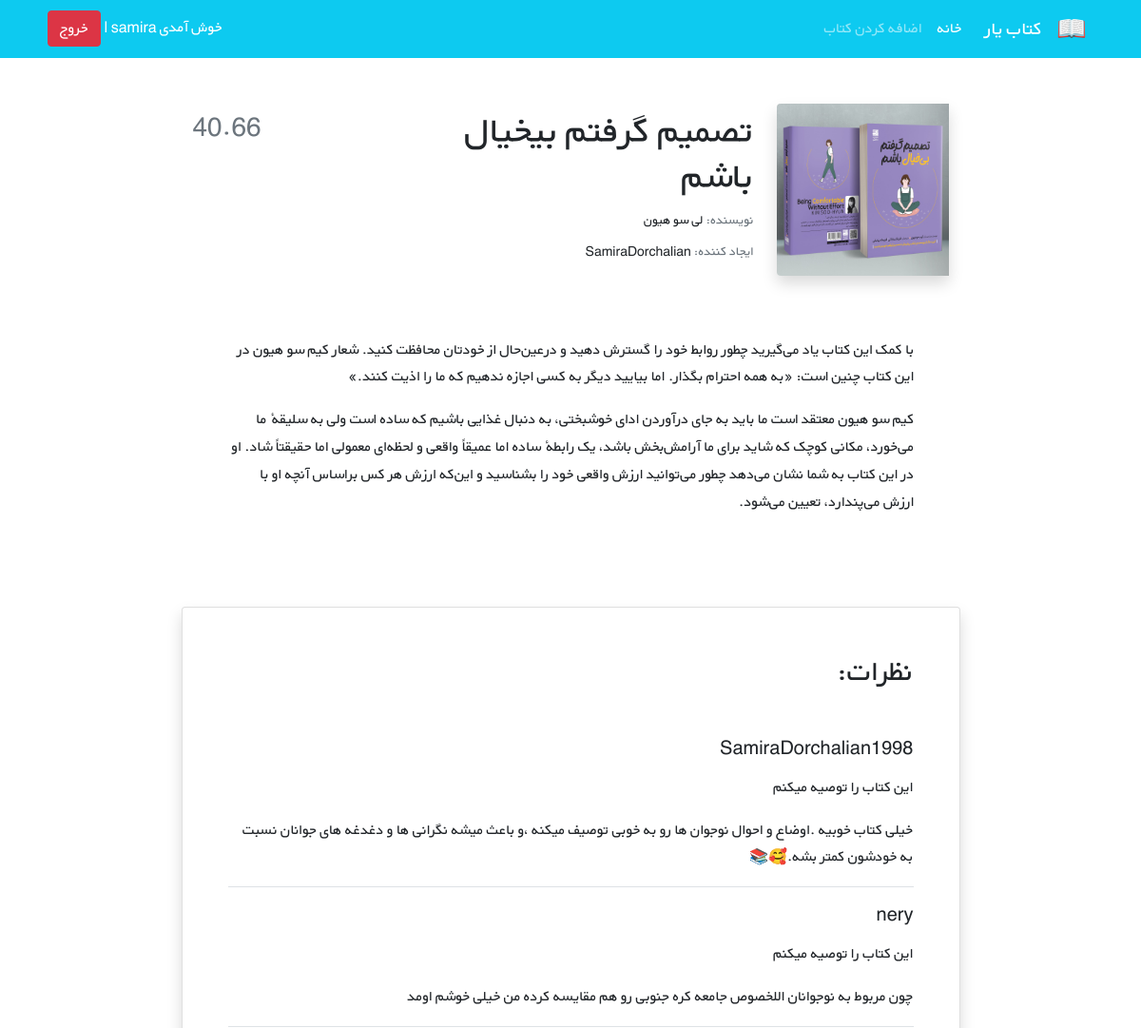
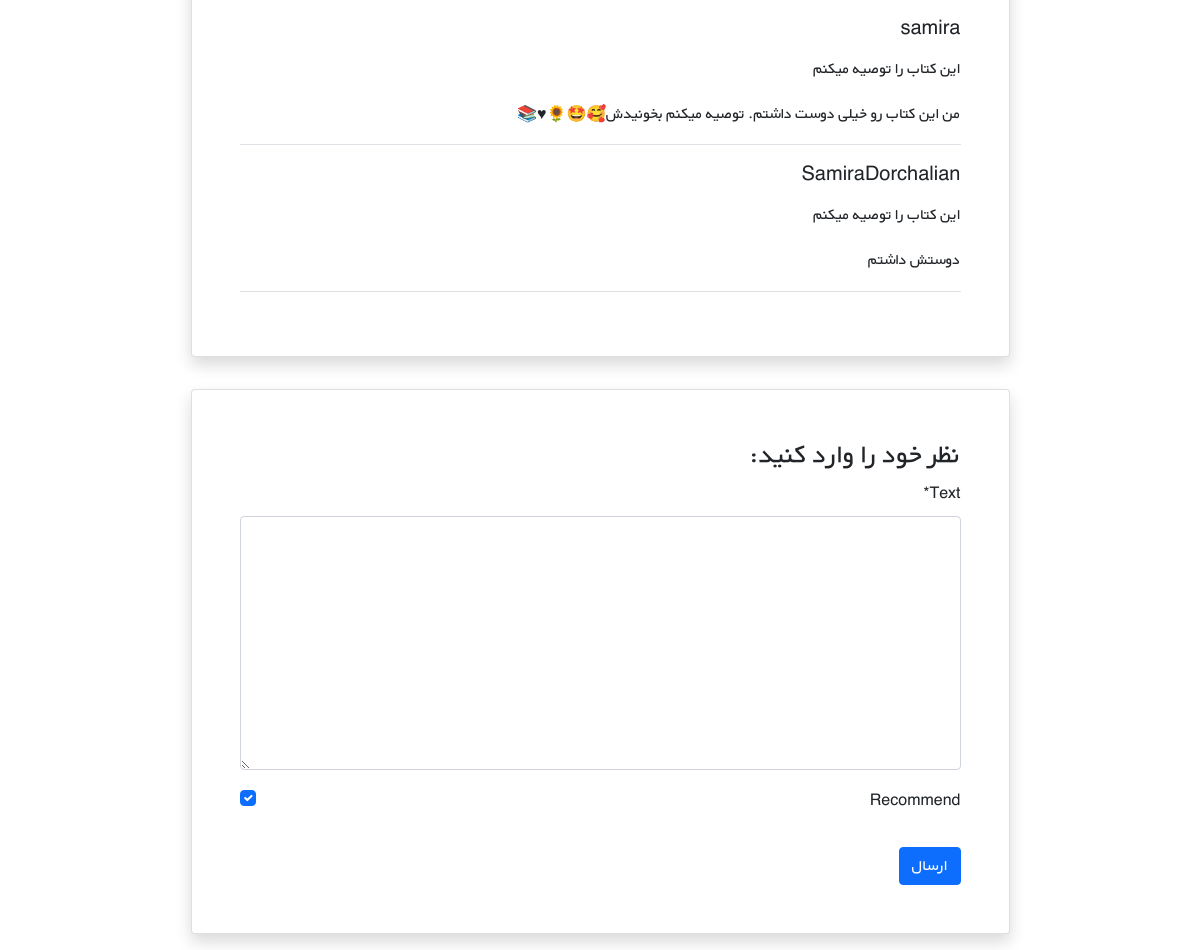
/books/1/ (signed in), run on the app's committed database (2 pictures, top to bottom).
### books/models.py (models this page shows, shortened)
class Book(models.Model):
    user = models.ForeignKey(get_user_model(), on_delete=models.CASCADE)
    title = models.CharField(max_length=200)
    author = models.CharField(max_length=200)
    description = models.TextField()
    price = models.DecimalField(max_digits=5, decimal_places=2)
    cover = models.ImageField(upload_to='covers/', blank=True)

class Comment(models.Model):
    user = models.ForeignKey(get_user_model(), on_delete=models.CASCADE)
    book = models.ForeignKey(Book, on_delete=models.CASCADE, related_name='comments')
    text = models.TextField()
    is_active = models.BooleanField(default=True)
    recommend = models.BooleanField(default=True)
    datetime_created = models.DateTimeField(auto_now_add=True)

### accounts/models.py (models this page shows)
class CustomUser(AbstractUser):
    age = models.PositiveIntegerField(null=True, blank=True)

### books/views.py (the view)
# urls.py: path('<int:pk>/',book_detail_view, name='book_detail'),
@login_required
def book_detail_view(request, pk):
    book = get_object_or_404(Book, pk=pk)
    if request.method == 'POST':
        comment_form = CommentForm(request.POST)
        if comment_form.is_valid():
            new_comment = comment_form.save(commit=False)
            new_comment.book = book
            new_comment.user = request.user
            new_comment.save()
            comment_form = CommentForm()
    else:
        comment_form = CommentForm()
    book_comments = book.comments.all()
    return render(request, 'books/book_detail.html', {
        'book': book,
        'comments': book_comments,
        'comment_form': comment_form,
    })

### books/forms.py
class CommentForm(forms.ModelForm):
    class Meta:
        model = Comment
        fields = ('text', 'recommend', )

### books/templates/books/book_detail.html (shortened to what this page needs)
{% extends '_base.html' %}
{% load crispy_forms_tags %}
{% block content %}
    <div class="container mt-5" dir="rtl">
        <div class="">
            <div class="">
                <div class="d-flex justify-content-center">
                    <div class="row w-sm-75 w-100">
                        <div class="col-xs-12 col-md-3 d-flex justify-content-center">
                            <div>
                                {% if book.cover %}
                                    <img src="{{ book.cover.url }}" class="img-fluid rounded-start shadow" alt="...">
                                {% endif %}
                            </div>
                        </div>
                        <div class="col-xs-12 col-md-6 text-center text-md-end mt-md-1 mt-4">
                            <h1>{{ book.title }}</h1>
                            <h5 class="small my-1"><span class="text-muted">نویسنده: </span>{{ book.author }}</h5>
                            <h5 class="small my-1"><span class="text-muted">ایجاد کننده: </span>{{ book.user.username }}
                            </h5>
                        </div>
                        <div class="col-xs-12 col-md-3 d-flex flex-column">
                            <h3 class="align-self-center pt-2 text-muted align-self-md-end">
                                {{ book.price }}
                            </h3>
                        </div>
                    </div>
                </div>
                <div class="d-flex justify-content-center">
                    <div class="my-3 p-5 w-sm-75 w-100">
                        {{ book.description|linebreaks }}
                    </div>
                </div>
                <div class="d-flex justify-content-center">
                    <div class="card shadow my-3 p-5 w-sm-75 w-100">
                        <h2 class="mb-5">نظرات:</h2>
                        {% for comment in comments %}
                            {% if comment.is_active %}
                                <div class="border-bottom mb-3">
                                    <h5 class="mb-3">{{ comment.user.username }}</h5>
                                    {% if comment.recommend %}
                                        <p>این کتاب را توصیه میکنم</p>
                                    {% else %}
                                        <p>این کتاب را توصیه نمیکنم</p>
                                    {% endif %}
                                    <p>{{ comment.text|linebreaks }}</p>
                                </div>
                            {% endif %}
                        {% endfor %}
                    </div>
                </div>
                <div class="d-flex justify-content-center">
                    <div class="card shadow my-3 p-5 w-sm-75 w-100">
                        <h3>نظر خود را وارد کنید:</h3>
                        <form method="POST">
                            {{ comment_form|crispy }}
                            <button type="submit" class="btn btn-primary mt-3">ارسال</button>
                        </form>
                    </div>
                </div>
            </div>
        </div>
    </div>
{% endblock content %}

### static/css/style.css (style rules this page uses)
* { font-family: 'BYekan', sans-serif; line-height: 1.8rem; }
@media (min-width: 576px) { .w-sm-75 { width: 75%!important; } }

### data on the page
Book: cover (picture), title "تصمیم گرفتم بیخیال باشم", author "لی سو هیون", user.username "SamiraDorchalian", price "40.66", description "با کمک این کتاب یاد می‌گیرید چطور روابط خود را گسترش دهید و درعین‌حال از خودتان محافظت کنید. شعار کیم سو هیون در این کتاب چنین است: «به همه احترام بگذار. اما بیایید دیگر به کسی اجازه ندهیم که ما را اذیت کنند.» کیم سو هیون معتقد است ما باید به جای درآوردن ادای خوشبختی، به دنبال غذایی باشیم که ساده است ولی به سلیقهٔ ما می‌خورد، مکانی کوچک که شاید برای ما آرامش‌بخش باشد، یک رابطهٔ ساده اما عمیقاً واقعی و لحظه‌ای معمولی اما حقیقتاً شاد. او در این کتاب به شما نشان می‌دهد چطور می‌توانید ارزش واقعی خود را بشناسید و این‌که ارزش هر کس براساس آنچه او با ارزش می‌پندارد، تعیین می‌شود."
Comment: user.username "SamiraDorchalian1998", recommend "این کتاب را توصیه میکنم", text "خیلی کتاب خوبیه .اوضاع و احوال نوجوان ها رو به خوبی توصیف میکنه ،و باعث میشه نگرانی ها و دغدغه های جوانان نسبت به خودشون کمتر بشه.🥰📚"
Comment: user.username "nery", recommend "این کتاب را توصیه میکنم", text "چون مربوط به نوجوانان اللخصوص جامعه کره جنوبی رو هم مقایسه کرده من خیلی خوشم اومد"
Comment: user.username "samira", recommend "این کتاب را توصیه میکنم", text "من این کتاب رو خیلی دوست داشتم. توصیه میکنم بخونیدش🥰🤩🌻♥📚"
Comment: user.username "SamiraDorchalian", recommend "این کتاب را توصیه میکنم", text "دوستش داشتم"
